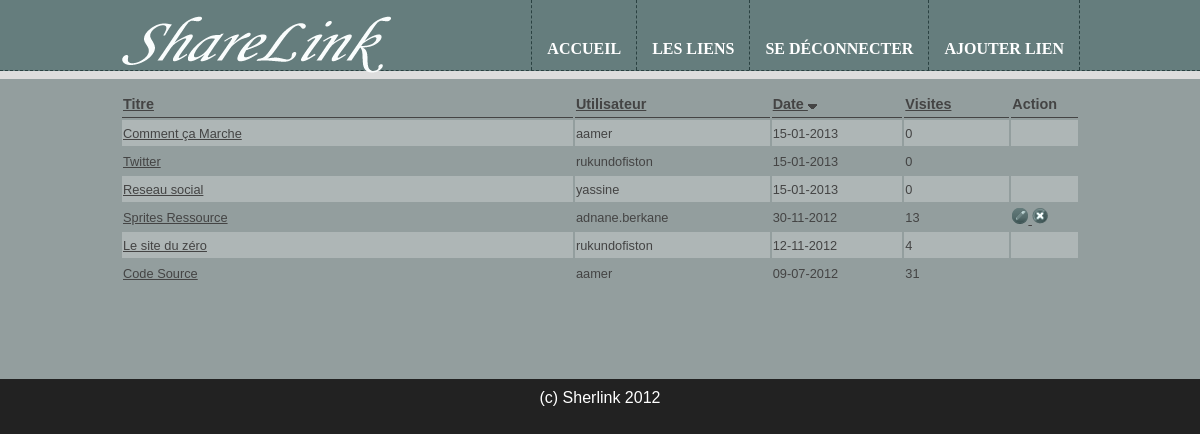
/index.php?controller=liens&action=listerliens (signed in), run on the app's committed database.
### tables this page shows
CREATE TABLE IF NOT EXISTS `liens` (
  `id` int(10) unsigned NOT NULL AUTO_INCREMENT,
  `titre` varchar(256) NOT NULL,
  `utilisateur` int(11) unsigned NOT NULL,
  `description` text NOT NULL,
  `date` datetime NOT NULL,
  `visite` int(10) unsigned NOT NULL,
  `url` varchar(512) DEFAULT NULL,
  PRIMARY KEY (`id`)
);

CREATE TABLE IF NOT EXISTS `utilisateurs` (
  `id` int(11) NOT NULL AUTO_INCREMENT,
  `identifiant` varchar(256) DEFAULT NULL,
  `nom` varchar(256) DEFAULT NULL,
  `prenom` varchar(256) DEFAULT NULL,
  `email` varchar(256) DEFAULT NULL,
  `motdepasse` varchar(256) DEFAULT NULL,
  PRIMARY KEY (`id`)
);

### include/data.php (called while the page is built, shortened)
<?php
$accesBD = parse_ini_file(('include/config.ini'));
try{
    $db = new PDO('mysql:host='.$accesBD['serveur'].';dbname='.$accesBD['base'], $accesBD['identifiant'],
            $accesBD['motDePasse']);
}catch(PDOException $err){
    die('Erreur connexion BD');
}
    ?>
    <?php
function Liens_Lister($critere='date',$ordre='desc'){
    global $db;
    $sql="SELECT Liens.id, Liens.titre, description, liens.date, visite, Liens.utilisateur utilisateur, identifiant, COUNT(Lien) Commentaires ".
        "FROM (Liens LEFT JOIN Commentaires ON Liens.id = lien) INNER JOIN ".
            "Utilisateurs ON Utilisateurs.id=Liens.utilisateur ".
        "GROUP BY liens.id ";
    switch ($critere){
        case 'date' :
            $sql= $sql ."ORDER BY Liens.date ";
            break;
    }
    switch ($ordre){
        case 'descendant' :
        case 'DESC' :
        case 'desc' :
            $sql= $sql ."DESC ";
            break;
    }
    $requete = $db->prepare($sql);
    if(!$requete->execute()){
        DBErreur('Erreur', $requete);
    }
    return $requete->fetchAll(PDO::FETCH_ASSOC);
}
    ?>

### controllers/liens.controller.php (called while the page is built, shortened)
<?php
    function Executer($action){
        switch ($action){
            case 'listerliens':
                ListerLiensAction();
                break;
        }
    }
    function ListerLiensAction(){
        global $page;
        $page['template'] = 'application';
        $page['view'] = 'listerliens.view.php';
        $page['styles'][] = 'application.css';
        $page['order'] = ReqParam($_GET, 'order');
        $page['order_dir'] = ReqParam($_GET, 'order_dir');
        if(in_array($page['order'], array('titre','utilisateur','date','visites'))==FALSE)
            $page['order']='date';
        if(in_array($page['order_dir'], Array('ASC','DESC'))==FALSE)
            $page['order_dir']='DESC';
        $page['data'] = Liens_Lister($page['order'], $page['order_dir']);
    }
?>

### views/listerliens.view.php (the view, shortened to what this page needs)
<table id="listeLiens">
    <thead>
        <tr>
            <th class="titre">
                <a href="<?php echo ListeLiens_Lien('titre');?>"> Titre </a>
            </th>
            <th class="utilisateur">
                <a href="<?php echo ListeLiens_Lien('utilisateur');?>"> Utilisateur </a>
            </th>
            <th class="date">
                <a href="<?php echo ListeLiens_Lien('date');?>"> Date </a>
            </th>
            <th class="visites">
                <a href="<?php echo ListeLiens_Lien('visites');?>"> Visites </a>
            </th>
            <th class="action"> Action </th>
        </tr>
    </thead>
    <tbody>
    <?php $style=0; ?>
    <?php foreach ($page['data'] as $value): ?>
        <tr class="ligne<?php echo $style ?>">
            <td>
                <a href="index.php?controller=liens&action=consulterlien&id=<?php echo $value['id']; ?>" target="blank">
                    <?php echo $value['titre']; ?>
                </a>
            </td>
            <td> <?php echo $value['identifiant']; ?> </td>
            <td> <?php echo date('d-m-Y',  strtotime($value['date'])); ?> </td>
            <td> <?php echo $value['visite']; ?> </td>
            <td>
                <?php if(Proprietaire($value['utilisateur'])==TRUE): ?>
                <a href="index.php?controller=liens&action=editerlien&id=<?php echo $value['id']; ?>">
                     <img src="images/icone_editer.png" alt="Editer"/>
                </a>
                <a href="index.php?controller=liens&action=supprimerlien&id=<?php echo $value['id']; ?>">
                     <img src="images/icone_supprimer.png" alt="Supprimer"/>
                </a>
                <?php endif; ?>
            </td>
        </tr>
    <?php $style=1-$style; ?>
    <?php endforeach; ?>
    </tbody>
</table>

### styles/sharelink.css (style rules this page uses)
body { margin: 0px; background-color: #222222; color: #FFFFFF; font-family: Helvetica, Arial, Sans Serif; }

### styles/application.css (style rules this page uses)
#listeLiens { margin-left: auto; margin-right:auto; width:100%; color:#444444; }
#listeLiens th { text-align:left; font-size:0.9em; height:28px; }
#listeLiens th a { color:#444444; }
#listeLiens th.titre { width:350px; }
#listeLiens th.utilisateur { width:150px; }
#listeLiens th.date { width:100px; }
#listeLiens th.visites { width:80px; }
#listeLiens th.action { width: 50px; }
#listeLiens tbody td { font-size:0.8em; height:26px; }
#listeLiens tr.ligne0 { background-color: #AEB6B6; }
#listeLiens thead th { border-bottom:1px solid #444444; }
#listeLiens a { color:#444444; }

### data on the page
liens: titre "Comment ça Marche", utilisateurs.identifiant "aamer", date "15-01-2013", visite "0"
liens: titre "Twitter", utilisateurs.identifiant "rukundofiston", date "15-01-2013", visite "0"
liens: titre "Reseau social", utilisateurs.identifiant "yassine", date "15-01-2013", visite "0"
liens: titre "Sprites Ressource", utilisateurs.identifiant "adnane.berkane", date "30-11-2012", visite "13"
liens: titre "Le site du zéro", utilisateurs.identifiant "rukundofiston", date "12-11-2012", visite "4"
liens: titre "Code Source", utilisateurs.identifiant "aamer", date "09-07-2012", visite "31"
